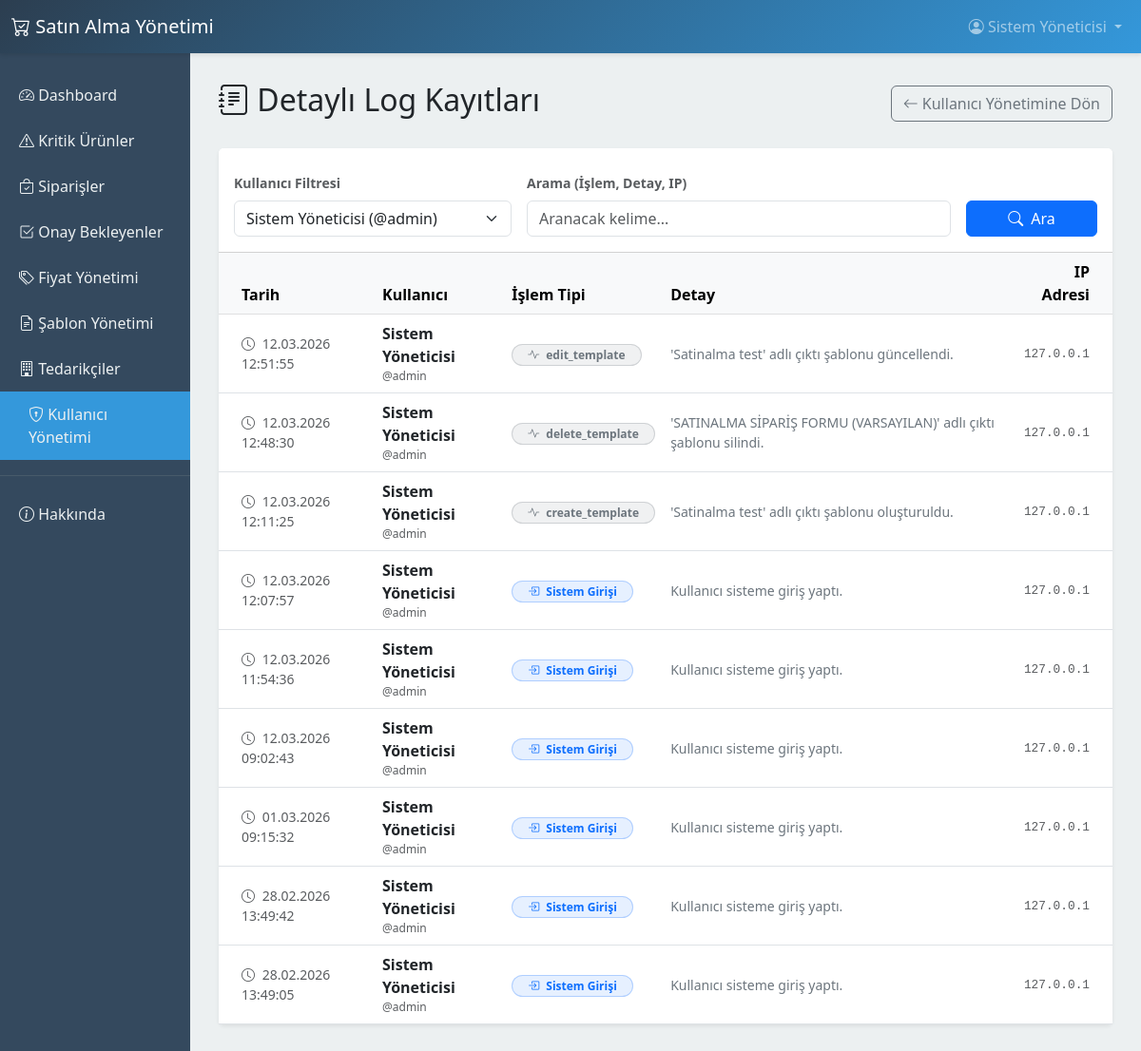
Screenshot of /admin/audit?user_id=2 (signed in) with the database file from the repository.
### app/models.py (models this page shows, shortened)
class User(UserMixin, db.Model):
    __tablename__ = 'users'
    id = db.Column(db.Integer, primary_key=True)
    name = db.Column(db.String(120), nullable=False)
    username = db.Column(db.String(80), unique=True, nullable=False)
    email = db.Column(db.String(120), unique=True)
    password_hash = db.Column(db.String(256), nullable=False)
    role = db.Column(db.String(20), default='purchasing')  # purchasing, manager, admin
    is_active = db.Column(db.Boolean, default=True)
    created_at = db.Column(db.DateTime, default=datetime.utcnow)

class ActivityLog(db.Model):
    __tablename__ = 'activity_logs'
    id = db.Column(db.Integer, primary_key=True)
    user_id = db.Column(db.Integer, db.ForeignKey('users.id'), nullable=False)
    action = db.Column(db.String(100), nullable=False)  # örn: 'login', 'price_update', 'order_create'
    details = db.Column(db.Text)  # JSON veya metin
    ip_address = db.Column(db.String(50))
    created_at = db.Column(db.DateTime, default=datetime.utcnow)
    user = db.relationship('User', backref=db.backref('activities', lazy='dynamic'))

### app/routes/admin.py (the view, shortened to what this page needs)
@admin_bp.route('/audit')
@login_required
@roles_required('admin')
def audit_logs():
    page = request.args.get('page', 1, type=int)
    user_id = request.args.get('user_id', '')
    search_term = request.args.get('search', '')
    query = ActivityLog.query
    if user_id:
        query = query.filter_by(user_id=int(user_id))
    logs = query.order_by(ActivityLog.created_at.desc()).paginate(
        page=page, per_page=50, error_out=False
    )
    users = User.query.order_by(User.name).all()
    return render_template('admin/audit.html', logs=logs, users=users, selected_user=user_id, search_term=search_term)

### app/models.py (called while the page is built)
@login_manager.user_loader
def load_user(id):
    return User.query.get(int(id))

### app/templates/admin/audit.html (shortened to what this page needs)
{% extends "base.html" %}
{% block content %}
<div class="d-flex justify-content-between align-items-center mb-4">
    <h2><i class="bi bi-journal-text"></i> Detaylı Log Kayıtları</h2>
    <div>
        <a href="{{ url_for('admin_bp.manage_users') }}" class="btn btn-outline-secondary">
            <i class="bi bi-arrow-left"></i> Kullanıcı Yönetimine Dön
        </a>
    </div>
</div>
<div class="card shadow-sm border-0 mb-4">
    <div class="card-header bg-white pt-4 pb-3">
        <form method="GET" action="{{ url_for('admin_bp.audit_logs') }}" class="row g-3">
            <div class="col-md-4">
                <label class="form-label text-muted small fw-bold">Kullanıcı Filtresi</label>
                <select name="user_id" class="form-select shadow-none">
                    {% for u in users %}
                    <option value="{{ u.id }}" {% if selected_user|string==u.id|string %}selected{% endif %}>{{ u.name
                        }} (@{{ u.username }})</option>
                    {% endfor %}
                </select>
            </div>
            <div class="col-md-6">
                <label class="form-label text-muted small fw-bold">Arama (İşlem, Detay, IP)</label>
                <input type="text" name="search" class="form-control shadow-none" placeholder="Aranacak kelime..."
                    value="{{ search_term }}">
            </div>
            <div class="col-md-2 d-flex align-items-end">
                <button type="submit" class="btn btn-primary w-100">
                    <i class="bi bi-search me-1"></i> Ara
                </button>
            </div>
        </form>
    </div>
    <div class="card-body p-0">
        <div class="table-responsive">
            <table class="table table-hover align-middle mb-0">
                <thead class="table-light">
                    <tr>
                        <th class="ps-4">Tarih</th>
                        <th>Kullanıcı</th>
                        <th>İşlem Tipi</th>
                        <th>Detay</th>
                        <th class="pe-4 text-end">IP Adresi</th>
                    </tr>
                </thead>
                <tbody>
                    {% for log in logs.items %}
                    <tr>
                        <td class="ps-4 text-muted small"><i class="bi bi-clock me-1"></i> {{
                            log.created_at.strftime('%d.%m.%Y %H:%M:%S') }}</td>
                        <td>
                            <div class="fw-bold">{{ log.user.name }}</div>
                            <div class="text-muted" style="font-size:0.75rem;">@{{ log.user.username }}</div>
                        </td>
                        <td>
                            {% if log.action == 'login' %}
                            <span
                                class="badge bg-primary bg-opacity-10 text-primary border border-primary border-opacity-25 rounded-pill px-3 py-1"><i
                                    class="bi bi-box-arrow-in-right me-1"></i> Sistem Girişi</span>
                            {% elif log.action == 'edit_user' %}
                            <span
                                class="badge bg-danger bg-opacity-10 text-danger border border-danger border-opacity-25 rounded-pill px-3 py-1"><i
                                    class="bi bi-person-gear me-1"></i> Kullanıcı Yetkilendirme</span>
                            {% elif log.action == 'price_update' %}
                            <span
                                class="badge bg-success bg-opacity-10 text-success border border-success border-opacity-25 rounded-pill px-3 py-1"><i
                                    class="bi bi-currency-dollar me-1"></i> Fiyat Güncelleme</span>
                            {% else %}
                            <span
                                class="badge bg-secondary bg-opacity-10 text-secondary border border-secondary border-opacity-25 rounded-pill px-3 py-1"><i
                                    class="bi bi-activity me-1"></i> {{ log.action }}</span>
                            {% endif %}
                        </td>
                        <td class="text-secondary small">{{ log.details }}</td>
                        <td class="pe-4 text-end text-muted font-monospace" style="font-size:0.8rem;">{{ log.ip_address
                            }}</td>
                    </tr>
                    {% endfor %}
                </tbody>
            </table>
        </div>
    </div>
</div>
{% endblock %}

### app/templates/base.html (shortened to what this page needs)
<!DOCTYPE html>
<html lang="tr">
<head>
    <link href="https://cdn.jsdelivr.net/npm/bootstrap@5.3.0/dist/css/bootstrap.min.css" rel="stylesheet">
    <link rel="stylesheet" href="https://cdn.jsdelivr.net/npm/bootstrap-icons@1.11.0/font/bootstrap-icons.css">
</head>
<body>
    <nav class="navbar navbar-expand-lg navbar-dark">
        <div class="container-fluid">
            <a class="navbar-brand" href="{{ url_for('main.dashboard') }}">
                <i class="bi bi-cart-check"></i> Satın Alma Yönetimi
            </a>
            <div class="collapse navbar-collapse" id="navbarNav">
                {% if current_user.is_authenticated %}
                <ul class="navbar-nav ms-auto">
                    <li class="nav-item dropdown">
                        <a class="nav-link dropdown-toggle" href="#" id="userDropdown" role="button"
                            data-bs-toggle="dropdown" aria-expanded="false">
                            <i class="bi bi-person-circle"></i> {{ current_user.name }}
                        </a>
                    </li>
                </ul>
                {% endif %}
            </div>
        </div>
    </nav>
    <div class="container-fluid">
        <div class="row">
            {% if current_user.is_authenticated %}
            <div class="col-md-2 sidebar">
                <a href="{{ url_for('main.dashboard') }}"
                    class="{% if request.endpoint == 'main.dashboard' %}active{% endif %}">
                    <i class="bi bi-speedometer2"></i> Dashboard
                </a>
                <a href="{{ url_for('purchasing.index') }}"
                    class="{% if request.endpoint == 'purchasing.index' or request.endpoint == 'purchasing.product_detail' %}active{% endif %}">
                    <i class="bi bi-exclamation-triangle"></i> Kritik Ürünler
                </a>
                <a href="{{ url_for('purchasing.orders') }}"
                    class="{% if request.endpoint == 'purchasing.orders' %}active{% endif %}">
                    <i class="bi bi-bag-check"></i> Siparişler
                </a>
                {% if current_user.role in ['admin', 'manager'] %}
                <a href="{{ url_for('purchasing.approvals') }}"
                    class="{% if request.endpoint == 'purchasing.approvals' %}active{% endif %}">
                    <i class="bi bi-check2-square"></i> Onay Bekleyenler
                </a>
                <a href="{{ url_for('purchasing.manage_prices') }}"
                    class="{% if request.endpoint == 'purchasing.manage_prices' %}active{% endif %}">
                    <i class="bi bi-tags"></i> Fiyat Yönetimi
                </a>
                <a href="{{ url_for('templates_bp.list_templates') }}"
                    class="{% if request.endpoint and request.endpoint.startswith('templates_bp') %}active{% endif %}">
                    <i class="bi bi-file-earmark-text"></i> Şablon Yönetimi
                </a>
                {% endif %}
                <a href="{{ url_for('suppliers.index') }}"
                    class="{% if request.endpoint and request.endpoint.startswith('suppliers') %}active{% endif %}">
                    <i class="bi bi-building"></i> Tedarikçiler
                </a>
                {% if current_user.role == 'admin' %}
                <a href="{{ url_for('admin_bp.manage_users') }}"
                    class="{% if request.endpoint and request.endpoint.startswith('admin') %}active{% endif %}">
                    <i class="bi bi-shield-lock"></i> Kullanıcı Yönetimi
                </a>
                {% endif %}
                <hr style="border-color: #7f8c8d;">
                <a href="{{ url_for('main.about') }}">
                    <i class="bi bi-info-circle"></i> Hakkında
                </a>
            </div>
            <div class="col-md-10 content-wrapper">
                {% else %}
                <div class="col-12 content-wrapper">
                    {% endif %}
                    {% block content %}{% endblock %}
                </div>
            </div>
        </div>
</body>
</html>

### app/templates/base.html (style rules this page uses)
:root { --primary-color: #2c3e50; --secondary-color: #3498db; --success-color: #27ae60; --warning-color: #f39c12; --danger-color: #e74c3c; }
body { font-family: 'Segoe UI', Tahoma, Geneva, Verdana, sans-serif; background-color: #ecf0f1; }
.navbar { background: linear-gradient(135deg, var(--primary-color), var(--secondary-color)); box-shadow: 0 2px 4px rgba(0, 0, 0, 0.1); }
.sidebar { min-height: calc(100vh - 56px); background-color: #34495e; padding: 20px 0; }
.sidebar a { color: #ecf0f1; padding: 12px 20px; display: block; text-decoration: none; transition: all 0.3s; }
.sidebar a:hover, .sidebar a.active { background-color: var(--secondary-color); padding-left: 30px; }
.content-wrapper { padding: 30px; }

### rows the page displays
User: name "Sistem Yöneticisi"
ActivityLog: created_at "12.03.2026 12:51:55", user.name "Sistem Yöneticisi", user.username "admin", action "edit_template", details "'Satinalma test' adlı çıktı şablonu güncellendi.", ip_address "127.0.0.1"
ActivityLog: created_at "12.03.2026 12:48:30", user.name "Sistem Yöneticisi", user.username "admin", action "delete_template", details "'SATINALMA SİPARİŞ FORMU (VARSAYILAN)' adlı çıktı şablonu silindi.", ip_address "127.0.0.1"
ActivityLog: created_at "12.03.2026 12:11:25", user.name "Sistem Yöneticisi", user.username "admin", action "create_template", details "'Satinalma test' adlı çıktı şablonu oluşturuldu.", ip_address "127.0.0.1"
ActivityLog: created_at "12.03.2026 12:07:57", user.name "Sistem Yöneticisi", user.username "admin", action "login" (drawn), details "Kullanıcı sisteme giriş yaptı.", ip_address "127.0.0.1"
ActivityLog: created_at "12.03.2026 11:54:36", user.name "Sistem Yöneticisi", user.username "admin", action "login" (drawn), details "Kullanıcı sisteme giriş yaptı.", ip_address "127.0.0.1"
ActivityLog: created_at "12.03.2026 09:02:43", user.name "Sistem Yöneticisi", user.username "admin", action "login" (drawn), details "Kullanıcı sisteme giriş yaptı.", ip_address "127.0.0.1"
ActivityLog: created_at "01.03.2026 09:15:32", user.name "Sistem Yöneticisi", user.username "admin", action "login" (drawn), details "Kullanıcı sisteme giriş yaptı.", ip_address "127.0.0.1"
ActivityLog: created_at "28.02.2026 13:49:42", user.name "Sistem Yöneticisi", user.username "admin", action "login" (drawn), details "Kullanıcı sisteme giriş yaptı.", ip_address "127.0.0.1"
ActivityLog: created_at "28.02.2026 13:49:05", user.name "Sistem Yöneticisi", user.username "admin", action "login" (drawn), details "Kullanıcı sisteme giriş yaptı.", ip_address "127.0.0.1"

### other values shown
form field user_id "Sistem Yöneticisi (@admin)"
